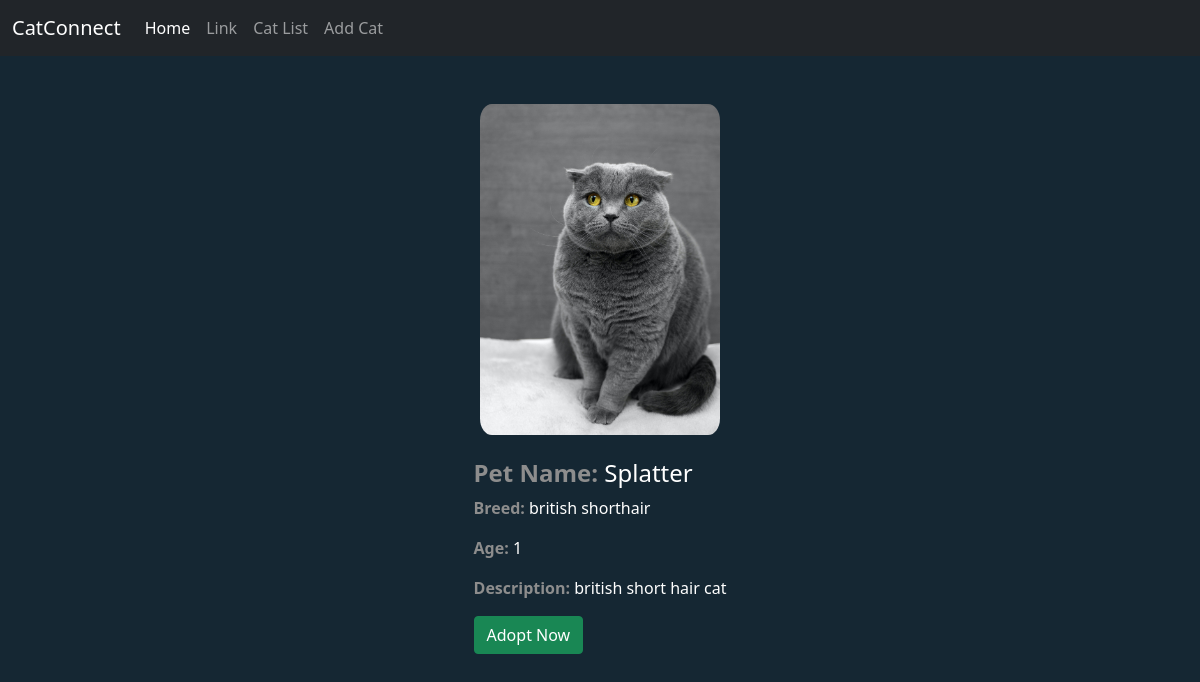
Page /catinfo/1 on the committed database.
### catconnect/models.py (models this page shows, shortened)
class Cats(db.Model):
    id = db.Column(db.Integer, primary_key=True) #primary key column, automatically generated IDs
    name = db.Column(db.String(80), index=True, unique=False) # book title
    breed = db.Column(db.String(80), index=True, unique=False) #author surname
    age = db.Column(db.Integer, index=True, unique=False) #the month of book suggestion
    description = db.Column(db.String(125), index=True, unique=False) #the year of book suggestion
    image = db.Column(db.String(80), index=True, unique=False)
    date_added = db.Column(db.DateTime, default=datetime.utcnow)

### catconnect/routes.py (the view)
@app.route('/catinfo/<int:cat_id>')
def catinfo(cat_id):
    cat = Cats.query.get(cat_id)
    return render_template('cat_info.html', cat=cat)

### catconnect/templates/cat_info.html
{% extends 'base2.html' %}
{% block style %}
<link rel="stylesheet" href="{{ url_for('static', filename='cat_info.css') }}">
{% endblock %}
{% block contents %}
<div class="container">
  {% if cat %}
    <section class="cat-info-container my-5">
        <img src="{{ url_for('static', filename='uploads/' + cat.image) }}" class="cat-image" alt="...">
        <div class="cat-infos-container mt-4">
            <h4><strong class="pet-name-field">Pet Name:</strong> <span class="cat-name">{{cat.name}}</span></h4>
            <p><strong class="field-title">Breed: </strong>{{cat.breed}}</p>
            <p><strong class="field-title">Age: </strong>{{cat.age}}</p>
            <p><strong class="field-title">Description: </strong>{{cat.description}}</p>
            <button class="btn btn-success">Adopt Now</button>
        </div>
    </section>
  {% endif %}
</div>
{% endblock %}

### catconnect/static/cat_info.css (style rules this page uses)
body { background-color: #152733 !important; color: #fff !important; }
.cat-info-container { display: flex; justify-content: center; align-items: center; flex-direction: column; }
.cat-image { width: 15rem; border-radius: 5%; }
.pet-name-field { color: #ff2481; color: #8d8d8d; }
.field-title { color: #ff2481; color: #8d8d8d; }
.cat-name { font-weight: 400; }

### rows in the picture
Cats: image (picture), name "Splatter", breed "british shorthair", age "1", description "british short hair cat"
